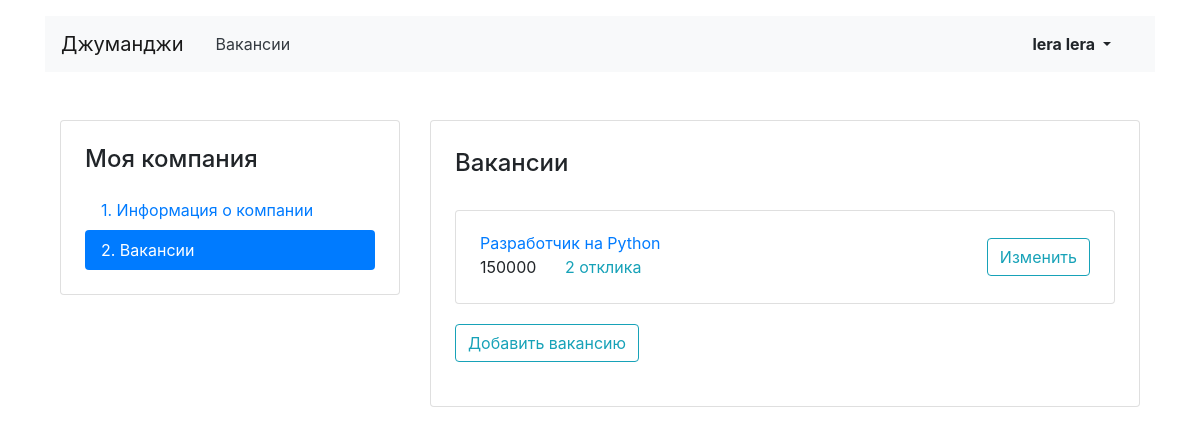
The page /mycompany/vacancies/ (signed in) on the database as committed earlier.
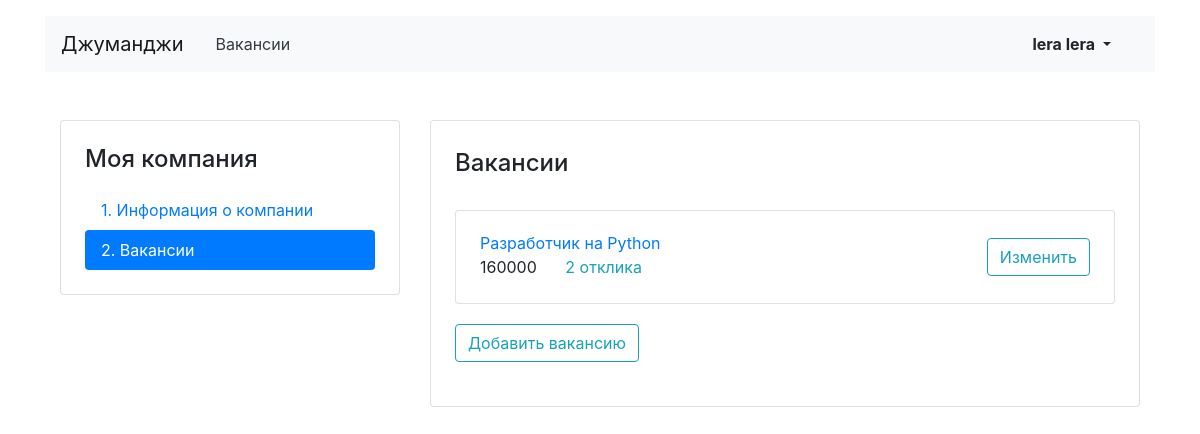
The same page on the database as committed later.
### vacancies/models.py (models this page shows, shortened)
class Vacancy(models.Model):
    title = models.CharField(max_length=64, verbose_name='Название вакансии')
    specialty = models.ForeignKey(Specialty, on_delete=models.PROTECT, related_name="vacancies",
                                  verbose_name='Специализация')
    company = models.ForeignKey(Company, on_delete=models.CASCADE, related_name="vacancies")
    skills = models.TextField(blank=True, verbose_name='Требуемые навыки')
    description = models.TextField(blank=True, verbose_name='Описание вакансии')
    salary_min = models.IntegerField(blank=True, verbose_name='Зарплата от')
    salary_max = models.IntegerField(blank=True, verbose_name='Зарплата до')
    published_at = models.DateTimeField(auto_now_add=True)
    class Meta:
        verbose_name = 'Вакансия'
        verbose_name_plural = 'Вакансии'

### vacancies/views.py (the view)
# urls.py: path('mycompany/vacancies/', MyCompanyVacanciesView.as_view(), name='mycompany_vacancies'),
class MyCompanyVacanciesView(LoginRequiredMixin, ListView):
    model = Vacancy
    template_name = 'vacancies/vacancy-list.html'
    login_url = '/login/'
    def get(self, request, *args, **kwargs):
        vacancies_by_company = None
        try:
            mycompany = Company.objects.get(owner=request.user)
            vacancies_by_company = Vacancy.objects.filter(company=mycompany.pk)
        except ObjectDoesNotExist:
            return redirect('letsstart_mycompany')
        context = {
            'mycompany': mycompany,
            'vacancies': vacancies_by_company,
            'isCompanyClick': "nav-link",
            'isVacancyClick': "nav-link active"
        }
        return render(request, 'vacancies/vacancy-list.html', context=context)

### vacancies/templates/vacancies/vacancy-list.html
{% extends 'vacancies/my-company-base.html' %}
{% block mycompany %}
<div class="col-12 col-lg-8">
    <div class="card">
        <div class="card-body px-4 pb-4">
            <section class="tab-pane fade show active">
                <h2 class="h4 pt-2 pb-3">Вакансии</h2>
                {% if not mycompany %}
                <h6>У вас нет компании, поэтому вы не можете создать вакансию. Для создания вернитесь на вкладку
                    'Информация о компании'</h6>
                {% elif vacancies.count == 0 %}
                <h6>У вас пока нет вакансии, но вы можете создать первую!</h6>
                <a href="{% url 'mycompany_create_vacancy' %}" class="btn btn-outline-info">Добавить вакансию</a>
                {% else %}
                {% for vacancy in vacancies %}
                <div class="card mt-3">
                    <div class="card-body px-4">
                        <div class="row align-items-center">
                            <div class="col-6 col-lg-8">
                                <a href="{% url 'mycompany_vacancy' vacancy.pk %}" class="mb-1">{{ vacancy.title }}</a>
                                {% if vacancy.applications.count == 0 %}
                                <p class="mb-1">
                                    <span class="mr-4">{{ vacancy.salary_max }}</span><span class="text-info">
                                    Нет откликов</span>
                                </p>
                                {% else %}
                                <p class="mb-1">
                                    <span class="mr-4">{{ vacancy.salary_max }}</span><a
                                        href="{% url 'mycompany_vacancy' vacancy.pk %}" class="text-info">
                                    {{ vacancy.applications.count }} отклика</a>
                                </p>
                                {% endif %}
                            </div>
                            <div class="col-6 col-lg-4 text-right">
                                <a href="{% url 'mycompany_vacancy' vacancy.pk %}"
                                   class="btn btn-outline-info">Изменить</a>
                            </div>
                        </div>
                    </div>
                </div>
                {% endfor %}
                <div class="card-body px-0">
                    <a href="{% url 'mycompany_create_vacancy' %}" class="btn btn-outline-info">Добавить вакансию</a>
                </div>
                {% endif %}
            </section>
        </div>
    </div>
</div>
{% endblock %}

Rows that differ between the two databases and show on the page:
changed Vacancy "Разработчик на Python": salary_max "150000" → "160000"
